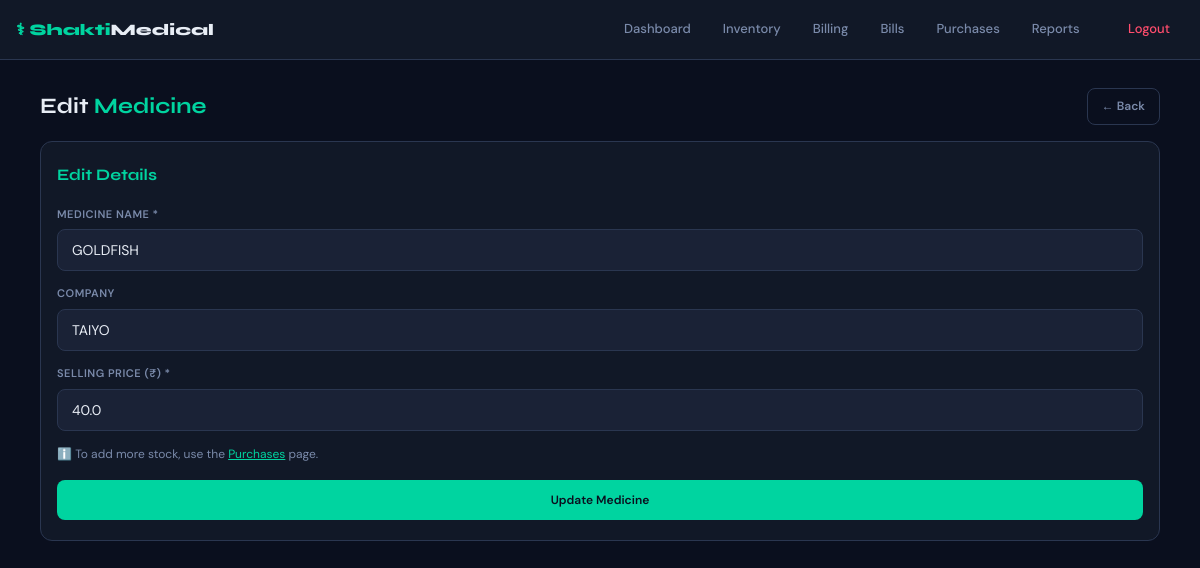
The page /edit_medicine/2 (signed in) on the database its author committed.
### app/models.py (models this page shows, shortened)
class Medicine(db.Model):
    id = db.Column(db.Integer, primary_key=True)
    name = db.Column(db.String(200), nullable=False, unique=True)
    company = db.Column(db.String(200))
    price = db.Column(db.Float, nullable=False)           # default selling price
    total_quantity = db.Column(db.Integer, default=0)     # sum of all batch quantities
    batches = db.relationship("MedicineBatch", backref="medicine", lazy=True,
                              cascade="all, delete-orphan")

### app/routes.py (the view, shortened to what this page needs)
@main.route("/edit_medicine/<int:id>", methods=["GET", "POST"])
@login_required
def edit_medicine(id):
    med = Medicine.query.get_or_404(id)
    return render_template("edit_medicine.html", med=med)

### app/__init__.py (called while the page is built)
def create_app():
    app = Flask(__name__)
    app.config.from_object(Config)
    db.init_app(app)
    login_manager.init_app(app)
    login_manager.login_view = "main.login"
    from app.models import User
    @login_manager.user_loader
    def load_user(user_id):
        return User.query.get(int(user_id))
    from app.routes import main
    app.register_blueprint(main)
    with app.app_context():
        db.create_all()
    return app

### app/templates/edit_medicine.html
{% extends "layout.html" %}
{% block content %}
<div class="page-header">
  <h1 class="page-title">Edit <span>Medicine</span></h1>
  <a href="{{ url_for('main.medicines') }}" class="btn btn-outline">← Back</a>
</div>
<div class="form-wrap">
  <h2>Edit Details</h2>
  <form method="POST">
    <div class="form-group">
      <label>Medicine Name *</label>
      <input class="form-control" type="text" name="name" value="{{ med.name }}" required>
    </div>
    <div class="form-group">
      <label>Company</label>
      <input class="form-control" type="text" name="company" value="{{ med.company or '' }}">
    </div>
    <div class="form-group">
      <label>Selling Price (₹) *</label>
      <input class="form-control" type="number" step="0.01" name="price" value="{{ med.price }}" required>
    </div>
    <p class="text-muted" style="font-size:12px; margin-bottom:16px;">
      ℹ️ To add more stock, use the <a href="{{ url_for('main.purchases') }}" class="text-accent">Purchases</a> page.
    </p>
    <button type="submit" class="btn btn-primary btn-full">Update Medicine</button>
  </form>
</div>
{% endblock %}

### app/static/css/style.css (style rules this page uses)
:root { --bg: #0a0f1e; --surface: #111827; --surface2: #1a2236; --surface3: #222d42; --border: #2a3650; --accent: #00d4a0; --accent2: #00a8ff; --accent-glow: rgba(0, 212, 160, 0.18); --text: #e8edf5; --text-muted: #7a8aaa; --danger: #ff4d6d; --warning: #ffb347; --success: #00d4a0; --info: #00a8ff; --radius: 12px; --radius-sm: 8px; --shadow: 0 4px 24px rgba(0,0,0,0.4); --nav-height: 60px; --bottom-nav: 65px; }
*, *::before, *::after { box-sizing: border-box; margin: 0; padding: 0; }
html { scroll-behavior: smooth; }
body { font-family: 'DM Sans', sans-serif; background: var(--bg); color: var(--text); min-height: 100vh; font-size: 14px; line-height: 1.6; padding-bottom: var(--bottom-nav); }
.page-header { display: flex; align-items: center; justify-content: space-between; margin-bottom: 16px; flex-wrap: wrap; gap: 10px; }
.page-title { font-family: 'Syne', sans-serif; font-weight: 700; font-size: 18px; color: var(--text); }
.page-title span { color: var(--accent); }
.btn { display: inline-flex; align-items: center; gap: 5px; padding: 8px 14px; border-radius: var(--radius-sm); font-size: 12px; font-weight: 600; font-family: 'DM Sans', sans-serif; cursor: pointer; text-decoration: none; border: none; transition: all 0.2s; white-space: nowrap; }
.btn-primary { background: var(--accent); color: #0a0f1e; }
.btn-outline { background: transparent; border: 1px solid var(--border); color: var(--text-muted); }
.btn-full { width: 100%; justify-content: center; padding: 12px; }
.form-wrap { background: var(--surface); border: 1px solid var(--border); border-radius: var(--radius); padding: 20px 16px; }
.form-wrap h2 { font-family: 'Syne', sans-serif; font-size: 16px; font-weight: 700; margin-bottom: 18px; color: var(--accent); }
.form-group { margin-bottom: 14px; }
.form-group label { display: block; font-size: 11px; font-weight: 600; text-transform: uppercase; letter-spacing: 0.5px; color: var(--text-muted); margin-bottom: 6px; }
.form-control { width: 100%; padding: 11px 14px; border-radius: var(--radius-sm); border: 1px solid var(--border); background: var(--surface2); color: var(--text); font-size: 14px; font-family: 'DM Sans', sans-serif; transition: border-color 0.2s; appearance: none; -webkit-appearance: none; }
.form-control::placeholder { color: var(--text-muted); }
.text-accent { color: var(--accent); }
.text-muted { color: var(--text-muted); }
@media (min-width: 768px) { body { padding-bottom: 0; } }
@media (min-width: 768px) { .page-title { font-size: 22px; } }

### rows shown on the page
Medicine: name "GOLDFISH", company "TAIYO", price "40.0"
